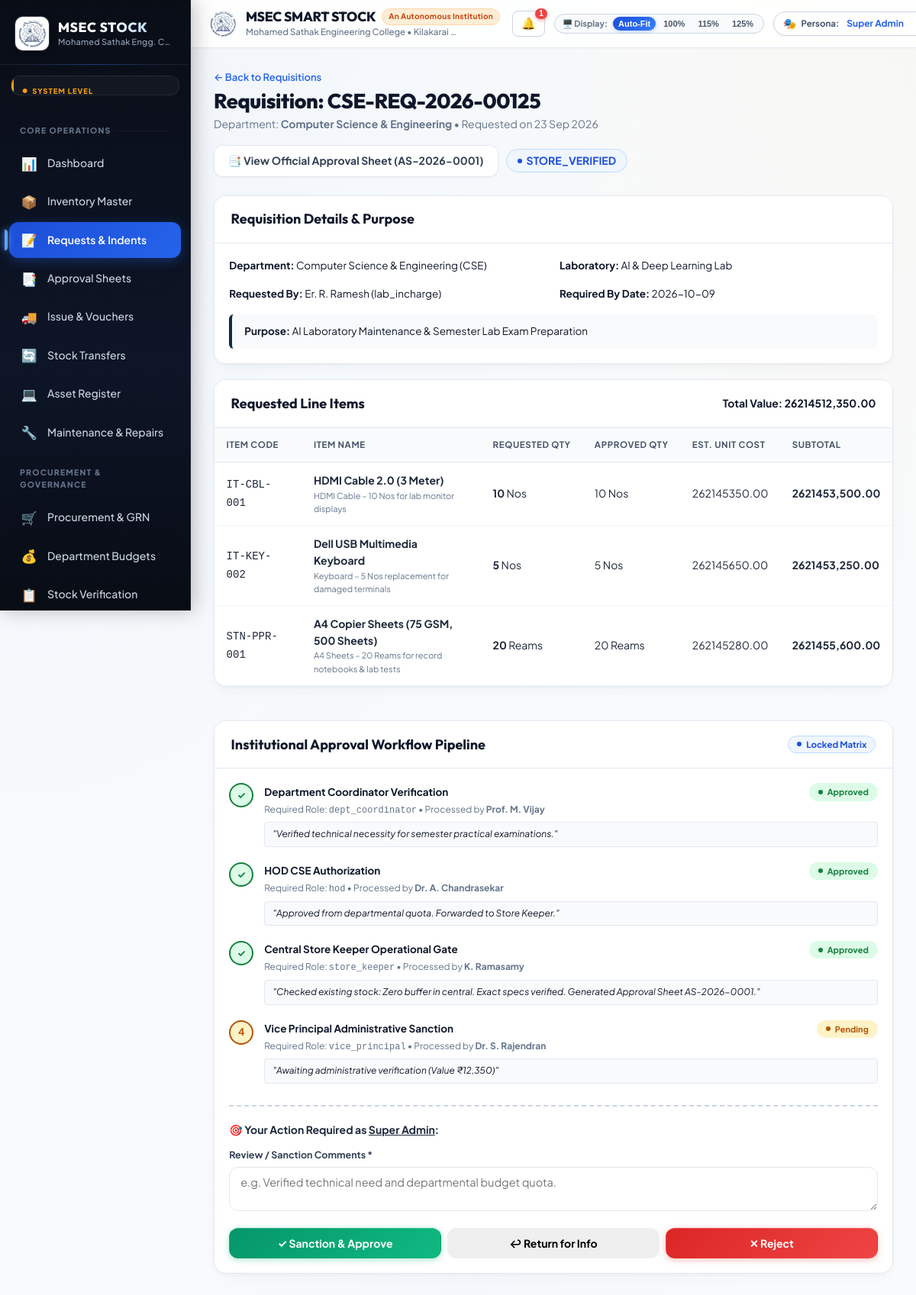
Before: /index.php?route=view_request&id=1 (signed in) with the older database file.
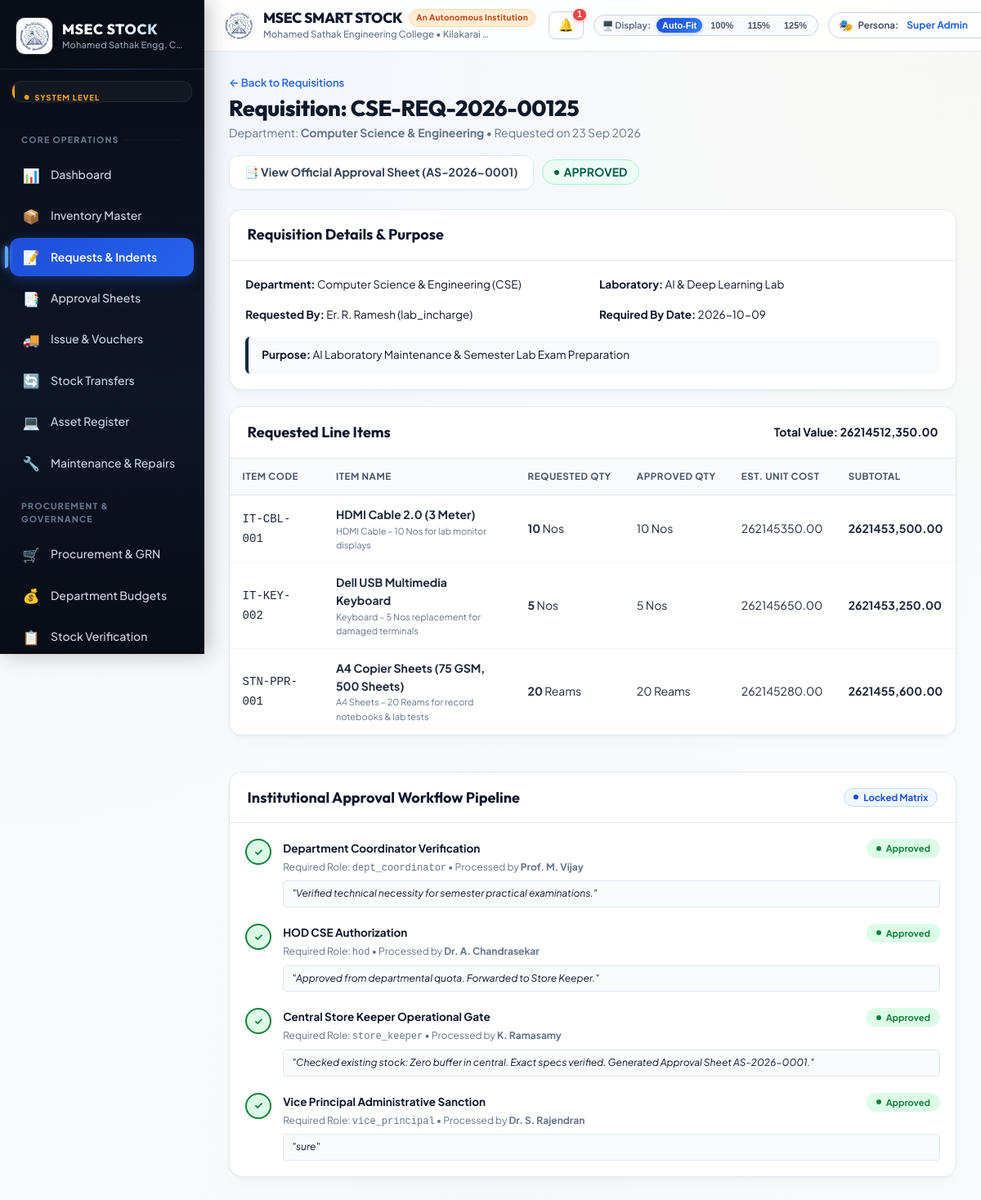
After: the same page with the newer database file.
### tables this page shows
CREATE TABLE stock_requests (
                id INTEGER PRIMARY KEY AUTOINCREMENT,
                request_code VARCHAR(50) NOT NULL UNIQUE,
                request_type VARCHAR(50) DEFAULT 'NEW_PURCHASE',
                priority VARCHAR(20) DEFAULT 'Normal',
                dept_id INT NOT NULL,
                lab_id INT NULL,
                requested_by INT NOT NULL,
                purpose TEXT NOT NULL,
                required_date VARCHAR(50) NOT NULL,
                total_estimated_value NUMERIC DEFAULT 0,
                current_level INT DEFAULT 1,
                status VARCHAR(50) DEFAULT 'Pending Approval',
                created_at DATETIME DEFAULT (datetime('now', 'localtime'))
            );

CREATE TABLE request_approvals (
                id INTEGER PRIMARY KEY AUTOINCREMENT,
                request_id INT NOT NULL,
                level_number INT NOT NULL,
                level_title VARCHAR(100) NOT NULL,
                approver_role VARCHAR(50) NOT NULL,
                approver_user_id INT NULL,
                status VARCHAR(50) DEFAULT 'Pending',
                comments TEXT,
                action_date VARCHAR(50) NULL
            );

CREATE TABLE departments (
                id INTEGER PRIMARY KEY AUTOINCREMENT,
                org_id INT DEFAULT 1,
                code VARCHAR(50) NOT NULL UNIQUE,
                name VARCHAR(255) NOT NULL,
                hod_user_id INT NULL,
                created_at DATETIME DEFAULT (datetime('now', 'localtime'))
            );

CREATE TABLE laboratories (
                id INTEGER PRIMARY KEY AUTOINCREMENT,
                dept_id INT NOT NULL,
                code VARCHAR(50) NOT NULL,
                name VARCHAR(255) NOT NULL,
                incharge_user_id INT NULL,
                location VARCHAR(255),
                created_at DATETIME DEFAULT (datetime('now', 'localtime'))
            );

CREATE TABLE users (
                id INTEGER PRIMARY KEY AUTOINCREMENT,
                username VARCHAR(100) NOT NULL UNIQUE,
                password_hash VARCHAR(255) NOT NULL,
                full_name VARCHAR(150) NOT NULL,
                email VARCHAR(150) NOT NULL UNIQUE,
                phone VARCHAR(50),
                employee_id VARCHAR(50),
                designation VARCHAR(150),
                role_key VARCHAR(50) NOT NULL,
                dept_id INT NULL,
                lab_id INT NULL,
                status VARCHAR(50) DEFAULT 'Active',
                failed_attempts INT DEFAULT 0,
                locked_until DATETIME NULL,
                last_login_at DATETIME NULL,
                last_login_ip VARCHAR(50) NULL,
                created_at DATETIME DEFAULT (datetime('now', 'localtime'))
            );

### models/Request.php (called while the page is built, shortened)
<?php
class StockRequest {
    public static function getById(int $id): ?array {
        $pdo = Database::getInstance();
        $stmt = $pdo->prepare("SELECT r.*, d.name as dept_name, d.code as dept_code, l.name as lab_name, u.full_name as requester_name, u.role_key as requester_role, u.email as requester_email
                               FROM stock_requests r
                               JOIN departments d ON r.dept_id = d.id
                               LEFT JOIN laboratories l ON r.lab_id = l.id
                               JOIN users u ON r.requested_by = u.id
                               WHERE r.id = ?");
        $stmt->execute([$id]);
        $req = $stmt->fetch();
        return $req ?: null;
    }
    public static function getItems(int $requestId): array {
        $pdo = Database::getInstance();
        $stmt = $pdo->prepare("SELECT ri.*, i.item_code, i.item_name, u.code as unit_code
                               FROM stock_request_items ri
                               JOIN items i ON ri.item_id = i.id
                               JOIN units u ON i.unit_id = u.id
                               WHERE ri.request_id = ?");
        $stmt->execute([$requestId]);
        return $stmt->fetchAll();
    }
    public static function getApprovals(int $requestId): array {
        $pdo = Database::getInstance();
        $stmt = $pdo->prepare("SELECT a.*, u.full_name as approver_name
                               FROM request_approvals a
                               LEFT JOIN users u ON a.approver_user_id = u.id
                               WHERE a.request_id = ?
                               ORDER BY a.level_number ASC");
        $stmt->execute([$requestId]);
        return $stmt->fetchAll();
    }
}

### models/ApprovalSheet.php (called while the page is built, shortened)
<?php
class ApprovalSheet {
    public static function getByRequestId(int $requestId): ?array {
        $pdo = Database::getInstance();
        $stmt = $pdo->prepare("
            SELECT s.*, u.full_name as store_keeper_name, v.company_name as vendor_name, v.gst_number as vendor_gst,
                   r.request_code, r.purpose, r.required_date, d.name as dept_name, d.code as dept_code,
                   req_user.full_name as requester_name, req_user.designation as requester_designation
            FROM approval_sheets s
            JOIN users u ON s.store_keeper_id = u.id
            JOIN stock_requests r ON s.request_id = r.id
            JOIN departments d ON r.dept_id = d.id
            JOIN users req_user ON r.requested_by = req_user.id
            LEFT JOIN vendors v ON s.vendor_id = v.id
            WHERE s.request_id = ?
            ORDER BY s.id DESC LIMIT 1
        ");
        $stmt->execute([$requestId]);
        $res = $stmt->fetch(PDO::FETCH_ASSOC);
        return $res ?: null;
    }
}

### core/Auth.php (called while the page is built, shortened)
<?php
class Auth {
    public static function user(): ?array {
        return $_SESSION['msec_user'] ?? null;
    }
}

### views/requests/view.php (the view, shortened to what the changed rows need)
<?php
$requestId = (int)($_GET['id'] ?? 1);
$req = StockRequest::getById($requestId);
$items = StockRequest::getItems($requestId);
$approvals = StockRequest::getApprovals($requestId);
$currentUser = Auth::user();
$currentRole = $currentUser['role_key'] ?? '';
$existingSheet = ApprovalSheet::getByRequestId($requestId);
$activeApproval = null;
foreach ($approvals as $appr) {
    if ($appr['status'] === 'Pending') {
        $activeApproval = $appr;
        break;
    }
}
$canApprove = $activeApproval && ($activeApproval['approver_role'] === $currentRole || in_array($currentRole, ['super_admin', 'admin'], true));
?>
<div class="page-header">
    <div>
        <a href="index.php?route=requests" style="font-size: 13px; color: var(--primary); text-decoration: none; font-weight: 600;">&larr; Back to Requisitions</a>
        <h2 class="page-title" style="margin-top: 4px;">Requisition: <?= htmlspecialchars($req['request_code']) ?></h2>
        <div class="page-desc">Department: <strong><?= htmlspecialchars($req['dept_name']) ?></strong> &bull; Requested on <?= date('d M Y', strtotime($req['created_at'])) ?></div>
    </div>
    <div style="display: flex; gap: 10px; align-items: center; flex-wrap: wrap;">
        <?php if ($existingSheet): ?>
            <a href="index.php?route=approval_sheet&id=<?= $existingSheet['id'] ?>" class="btn btn-secondary" target="_blank">
                📑 View Official Approval Sheet (<?= htmlspecialchars($existingSheet['sheet_number']) ?>)
            </a>
        <?php endif; ?>
        <span class="badge <?= match($req['status']) {
            'APPROVED' => 'badge-success',
            'REJECTED' => 'badge-danger',
            'STORE_VERIFIED' => 'badge-primary',
            'RETURNED' => 'badge-warning',
            default => 'badge-neutral'
        } ?>" style="font-size: 14px; padding: 6px 14px;">
            <?= htmlspecialchars($req['status']) ?>
        </span>
    </div>
</div>
<div class="responsive-split-grid">
    <div>
        <div class="card" style="margin-bottom: 20px;">
            <div class="card-header">
                <div class="card-title">Requisition Details & Purpose</div>
            </div>
            <div class="card-body">
                <div style="display: grid; grid-template-columns: 1fr 1fr; gap: 16px; margin-bottom: 16px; font-size: 13.5px;">
                    <div><strong>Department:</strong> <?= htmlspecialchars($req['dept_name']) ?> (<?= htmlspecialchars($req['dept_code']) ?>)</div>
                    <div><strong>Laboratory:</strong> <?= htmlspecialchars($req['lab_name'] ?? 'General Departmental') ?></div>
                    <div><strong>Requested By:</strong> <?= htmlspecialchars($req['requester_name']) ?> (<?= htmlspecialchars($req['requester_role']) ?>)</div>
                    <div><strong>Required By Date:</strong> <?= htmlspecialchars($req['required_date']) ?></div>
                </div>
                <div style="background: #f8fafc; border-left: 4px solid #102a43; padding: 12px 16px; border-radius: 6px; font-size: 13.5px;">
                    <strong>Purpose:</strong> <?= htmlspecialchars($req['purpose']) ?>
                </div>
            </div>
        </div>
        <div class="card">
            <div class="card-header">
                <div class="card-title">Requested Line Items</div>
                <span style="font-weight: 700; color: #0f172a; font-size: 14px;">Total Value: <?= CURRENCY_SYMBOL ?><?= number_format($req['total_estimated_value'], 2) ?></span>
            </div>
            <div class="card-body" style="padding: 0;">
                <div class="data-table-container">
                    <table class="data-table">
                        <thead>
                            <tr>
                                <th>Item Code</th>
                                <th>Item Name</th>
                                <th>Requested Qty</th>
                                <th>Approved Qty</th>
                                <th>Est. Unit Cost</th>
                                <th>Subtotal</th>
                            </tr>
                        </thead>
                        <tbody>
                            <?php foreach ($items as $it): ?>
                                <tr>
                                    <td><code><?= htmlspecialchars($it['item_code']) ?></code></td>
                                    <td>
                                        <strong><?= htmlspecialchars($it['item_name']) ?></strong>
                                        <div style="font-size: 11px; color: #64748b;"><?= htmlspecialchars($it['notes']) ?></div>
                                    </td>
                                    <td><strong><?= number_format($it['requested_quantity'], 0) ?></strong> <?= htmlspecialchars($it['unit_code']) ?></td>
                                    <td><?= number_format($it['approved_quantity'], 0) ?> <?= htmlspecialchars($it['unit_code']) ?></td>
                                    <td><?= CURRENCY_SYMBOL ?><?= number_format($it['unit_cost'], 2) ?></td>
                                    <td><strong><?= CURRENCY_SYMBOL ?><?= number_format($it['requested_quantity'] * $it['unit_cost'], 2) ?></strong></td>
                                </tr>
                            <?php endforeach; ?>
                        </tbody>
                    </table>
                </div>
            </div>
        </div>
    </div>
    <div>
        <div class="card">
            <div class="card-header">
                <div class="card-title">Institutional Approval Workflow Pipeline</div>
                <span class="badge badge-primary">Locked Matrix</span>
            </div>
            <div class="card-body">
                <div style="display: flex; flex-direction: column; gap: 20px;">
                    <?php foreach ($approvals as $idx => $appr):
                        $statusBg = match($appr['status']) {
                            'Approved' => '#dcfce7',
                            'Pending'  => '#fef3c7',
                            'Rejected' => '#fee2e2',
                            'Returned' => '#ffedd5',
                            default    => '#f1f5f9'
                        };
                        $statusColor = match($appr['status']) {
                            'Approved' => '#15803d',
                            'Pending'  => '#b45309',
                            'Rejected' => '#b91c1c',
                            'Returned' => '#c2410c',
                            default    => '#64748b'
                        };
                    ?>
                        <div style="display: flex; gap: 14px; position: relative;">
                            <div style="width: 32px; height: 32px; border-radius: 50%; background: <?= $statusBg ?>; color: <?= $statusColor ?>; display: flex; align-items: center; justify-content: center; font-weight: 700; font-size: 13px; flex-shrink: 0; border: 2px solid <?= $statusColor ?>;">
                                <?= $appr['status'] === 'Approved' ? '✓' : ($idx + 1) ?>
                            </div>
                            <div style="flex-grow: 1;">
                                <div style="display: flex; justify-content: space-between; align-items: center;">
                                    <strong style="font-size: 13.5px;"><?= htmlspecialchars($appr['level_title']) ?></strong>
                                    <span class="badge" style="background: <?= $statusBg ?>; color: <?= $statusColor ?>; font-size: 11px;">
                                        <?= htmlspecialchars($appr['status']) ?>
                                    </span>
                                </div>
                                <div style="font-size: 12px; color: #64748b; margin-top: 2px;">
                                    Required Role: <code><?= htmlspecialchars($appr['approver_role']) ?></code>
                                    <?php if (!empty($appr['approver_name'])): ?>
                                        &bull; Processed by <strong><?= htmlspecialchars($appr['approver_name']) ?></strong>
                                    <?php endif; ?>
                                </div>
                                <?php if (!empty($appr['comments'])): ?>
                                    <div style="font-size: 12px; font-style: italic; background: #f8fafc; padding: 6px 10px; border-radius: 4px; margin-top: 6px; border: 1px solid #e2e8f0;">
                                        "<?= htmlspecialchars($appr['comments']) ?>"
                                    </div>
                                <?php endif; ?>
                            </div>
                        </div>
                    <?php endforeach; ?>
                </div>
                <?php if ($canApprove): ?>
                    <div style="margin-top: 28px; padding-top: 20px; border-top: 2px dashed #cbd5e1;">
                        <h4 style="font-size: 14px; font-weight: 700; color: #1e293b; margin-bottom: 12px;">
                            🎯 Your Action Required as <u><?= htmlspecialchars(ROLES[$currentRole]['name'] ?? $currentRole) ?></u>:
                        </h4>
                        <form method="POST" action="index.php?route=process_approval">
                            <div class="form-group">
                                <label class="form-label">Review / Sanction Comments *</label>
                                <textarea name="comments" class="form-control" rows="2" placeholder="e.g. Verified technical need and departmental budget quota." required></textarea>
                            </div>
                            <div style="display: grid; grid-template-columns: 1fr 1fr 1fr; gap: 8px;">
                                <button type="submit" name="action" value="Approve" class="btn btn-success">✓ Sanction & Approve</button>
                                <button type="submit" name="action" value="Return" class="btn btn-warning">↩ Return for Info</button>
                                <button type="submit" name="action" value="Reject" class="btn btn-danger">✕ Reject</button>
                            </div>
                        </form>
                    </div>
                <?php endif; ?>
            </div>
        </div>
    </div>
</div>

Changed rows visible on the page:
changed stock_requests "AI Laboratory Maintenance & Semester Lab Exam Preparation": status "STORE_VERIFIED" → "APPROVED"
changed request_approvals "Vice Principal Administrative Sanction": status "Pending" → "Approved"; comments "Awaiting administrative verification (Value ₹12,350)" → "sure"; now shows "✓"
Other visible differences:
ROLES[$currentRole]['name']: "Super Admin" → (not shown)
text no longer shown: "🎯 Your Action Required as : Review / Sanction Comments * ✓ Sanction & Approve ↩ Return for Info ✕ Reject"
